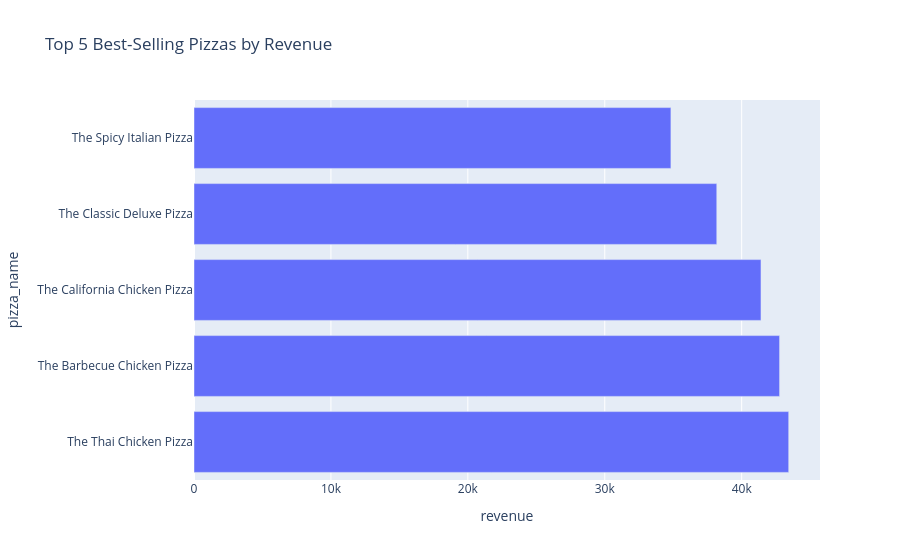

This figure's notebook cell:
### Markdown cell above
## 2. Top 5 Best-Selling Pizzas (Revenue)

### Code cell
query = """
SELECT pizza_name, 
       SUM(total_price) AS revenue
FROM pizza
GROUP BY pizza_name
ORDER BY revenue DESC
LIMIT 5;
"""

top_pizza_df = duckdb.sql(query).df()

fig = px.bar(
    top_pizza_df,
    x="revenue",
    y="pizza_name",
    orientation="h",
    title="Top 5 Best-Selling Pizzas by Revenue",
)

fig.show()

### Figure 1 — Plotly figure (JSON) as saved in the notebook; plotly's stock layout.template omitted (floating-point values rounded to 4 significant figures)
{"data": [{"hovertemplate": "revenue=%{x}<br>pizza_name=%{y}<extra></extra>", "legendgroup": "", "marker": {"color": "#636efa", "pattern": {"shape": ""}}, "name": "", "orientation": "h", "showlegend": false, "textposition": "auto", "type": "bar", "x": [43430.0, 42770.0, 41410.0, 38180.0, 34830.0], "xaxis": "x", "y": ["The Thai Chicken Pizza", "The Barbecue Chicken Pizza", "The California Chicken Pizza", "The Classic Deluxe Pizza", "The Spicy Italian Pizza"], "yaxis": "y"}], "layout": {"barmode": "relative", "legend": {"tracegroupgap": 0}, "title": {"text": "Top 5 Best-Selling Pizzas by Revenue"}, "xaxis": {"anchor": "y", "domain": [0, 1], "title": {"text": "revenue"}}, "yaxis": {"anchor": "x", "domain": [0, 1], "title": {"text": "pizza_name"}}}}
